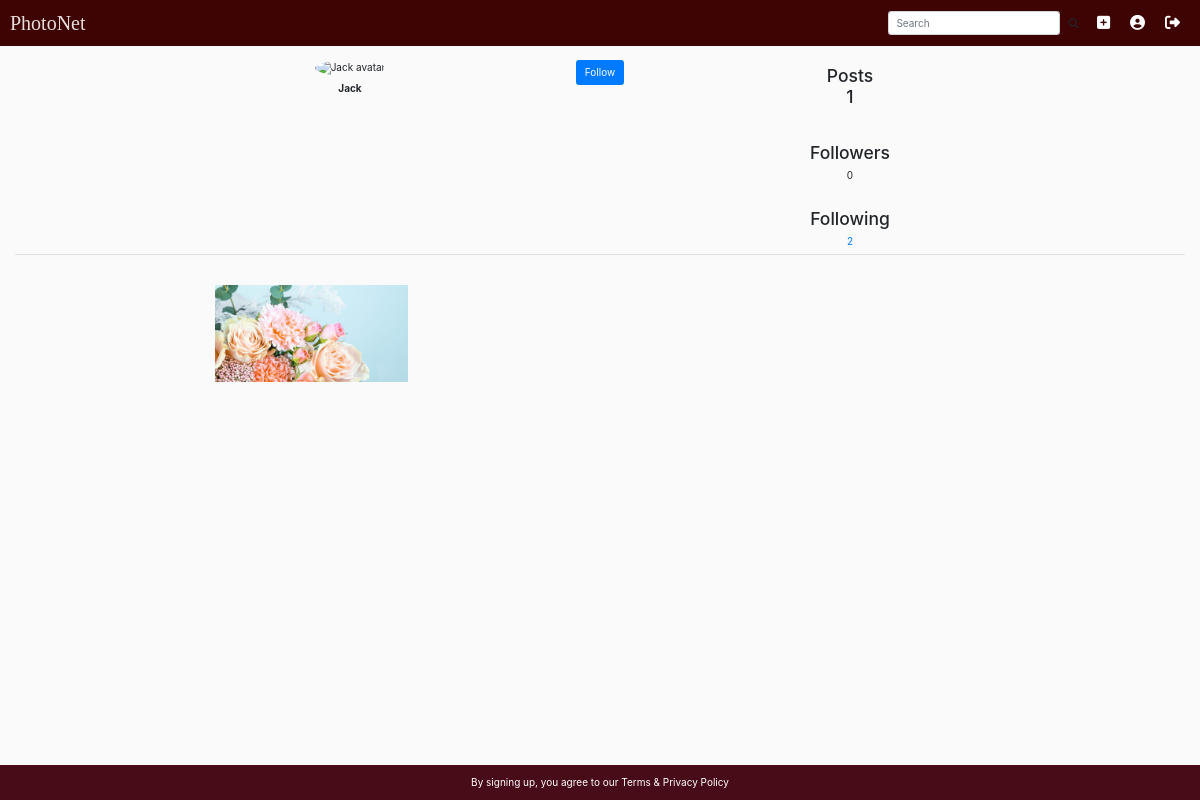
/user/6 (signed in), run on the app's committed database.
### album/models.py (models this page shows)
class UserExtended(models.Model):
    user = models.OneToOneField(User, on_delete=models.CASCADE)
    avatar = models.ImageField(upload_to=get_avatar_upload_path, default="no_avatar.png")
    following = models.ManyToManyField("self", symmetrical=False, related_name="followers")

class Post(models.Model):
    author = models.ForeignKey(UserExtended, on_delete=models.CASCADE, related_name="user_posts")
    image = models.ImageField(upload_to=get_image_upload_path)
    description = models.TextField(default="")
    created = models.DateTimeField(auto_now_add=True)
    liked = models.ManyToManyField(UserExtended, related_name="liked_posts")
    comments = models.ManyToManyField("Comment", related_name="commented_posts")

### album/views.py (the view)
# urls.py: path("user", views.user, name="user"),
def user(request, user_id=None):
    if request.method == "POST":
        return HttpResponseNotAllowed(["GET"])
    if user_id is None:
        if request.user.id is None:
            return HttpResponseRedirect(reverse("welcome"))
        user_id2 = request.user.id
    else:
        user_id2 = user_id
    user_ex = UserExtended.objects.get(user__id=user_id2)
    show_follow_button = False
    if user_id is not None and user_id != request.user.id:
        show_follow_button = True
    already_follow = False
    if show_follow_button:
        already_follow = user_id in [x.user.id for x in UserExtended.objects.get(user__id=request.user.id).following.all()]
    context = {
        "user_ex": user_ex,
        "posts": Post.objects.filter(author__user__id=user_id2).order_by("-created"),
        "show_follow_button": show_follow_button,
        "already_follow": already_follow,
        "following": user_ex.following.count(),
        "followers": user_ex.followers.count()
    }
    context["dummies"] = range(4 - context["posts"].count() % 4)
    return render(request, "album/user.html", context)

### album/templates/album/user.html (shortened to what this page needs)
{% extends "album/layout.html" %} {% load static %} {% block title %} {{ user_ex.user.username }}'s profile | PhotoNet {% endblock %}  {% block main %}
<div class="container-fluid">
    <div id="user-info" class="row">
        <div class="col-sm-5 col-md-5 col-lg-3 offset-lg-2 col-xl-3 offset-xl-2 text-center">
            {% if request.user.id == user_ex.user.id %}
            <a id="change-avatar-link" href="#">
                <img id="avatar-img" class="avatar-profile avatar-profile-big" src="https://upload.wikimedia.org/wikipedia/commons/9/99/Sample_User_Icon.png" alt="{{ user_ex.user.username }} avatar" data-toggle="tooltip" title="Edit Profile">
                <input type="file" id="upload-avatar" name="file" style="display: none;">
            </a>
            {% else %}
            <img id="avatar-img" class="avatar-profile avatar-profile-big" src="https://upload.wikimedia.org/wikipedia/commons/9/99/Sample_User_Icon.png" alt="{{ user_ex.user.username }} avatar" title="{{ user_ex.user.username }}"> {% endif %}
            <p>{{ user_ex.user.username }}</p>
        </div>
        <div class="col-sm-2 col-md-2 col-lg-2 col-xl-2 text-center">
            {% if show_follow_button %}
                    <button id="follow-btn" class="btn btn-primary" type="button" name="follow" {% if already_follow %}disabled{% endif %}>Follow</button>
                {% endif %}
        </div>
        <div class="col-sm-5 col-md-5 col-lg-3 col-xl-3 text-center" id="user-counts">
            <p>
                <h3>Posts <br>{{ posts.count }}</h3>
            </p>
            <br>
                {% if followers %} <p><h3>Followers</h3> <span id="followers_count"><a href="{% url 'followers' user_ex.user.id %}">{{ followers }}</a></span> {% else %} <br><h3>Followers</h3> <span id="followers_count">{{ followers }}</span> {% endif %}</h3>
            <br>
          {% if following %} <p><h3>Following </h3><span id="following_count"><a href="{% url 'following' user_ex.user.id %}">{{ following }}</a></span> {% else %} <br><h3>Following</h3> <span id="following_count">{{ following }}</span> {% endif%}
            </p>
        </div>
    </div>
    <hr>
    <div class="row">
        <div class="col-xl-8 offset-xl-2 col-lg-10 offset-lg-1">
            {% if posts %}
            <div class="d-flex flex-wrap justify-content-between">
                {% for post in posts %}
                <img class="img-gallery align-self-center" data-toggle="tooltip" data-html="true" data-post-id="{{ post.id }}" data-likes="{{ post.liked.count }}" data-comments="{{ post.comments.count }}" src="{{ post.image.url }}" alt="{{ post.author.user.username}} photo"
                    title="Likes: {{ post.liked.count }}<br>Comments: {{ post.comments.count }}"> {% endfor %}
            </div>
            {% else %}
            <marquee behavior="slide" direction="left">No Post Yet</marquee>
            </body>
            {% endif %}
        </div>
    </div>
</div>
{% endblock %}

### album/static/album/CSS/style.css (style rules this page uses)
#user-info #user-counts p:first-child { margin-top: 1; }
#user-info+hr { margin-top: 0; }
#user-info p { font-weight: bold; margin-top: 0.5em; margin-bottom: 0.5em; }
.avatar-profile { border-radius: 50%; }
.avatar-profile-big { width: 33%; }
img.img-gallery { width: 25%; height: 100%; }
* { margin: 0px; padding: 0px; }
body { background-color: #eee; }
*, *::before, *::after { margin: 0; padding: 0; box-sizing: inherit; }
html { font-size: 10px; box-sizing: border-box; }
a { text-decoration: none; }
body { background-color: #fafafa; }
.row { display: -ms-flexbox; display: flex; -ms-flex-wrap: wrap; flex-wrap: wrap; margin-right: -15px; margin-left: -15px; margin-top: 30px; }

### data on the page
UserExtended: user.username "Jack"
Post: image (picture)

### other printed values
{{ posts.count }} "1"
{{ followers }} "0"
{{ following }} "2"
